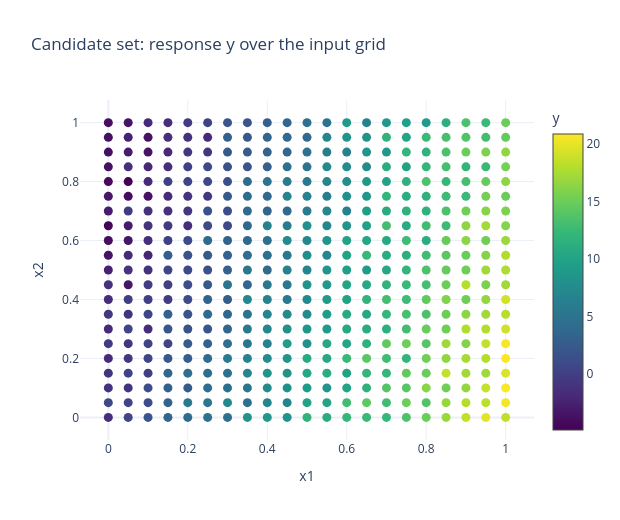

Here is the notebook cell this chart was saved with:
### Markdown cell above
The response ``y`` shown in color over the input grid (a contour-style view):

### Code cell
contour = go.Figure(
    go.Scatter(
        x=candidate["x1"], y=candidate["x2"], mode="markers",
        marker={"color": candidate["y"], "colorscale": "Viridis",
                "colorbar": {"title": "y"}, "size": 9},
    )
)
contour.update_layout(title="Candidate set: response y over the input grid",
                      xaxis_title="x1", yaxis_title="x2", template="plotly_white",
                      width=620, height=520)
contour

### Figure 1 — Plotly figure (JSON) as saved in the notebook; plotly's stock layout.template omitted (floating-point values rounded to 4 significant figures; data arrays with more than 128 entries replaced by an {"elided": "..."} marker saying what was removed)
{"data": [{"marker": {"color": {"elided": "441 float values"}, "colorbar": {"title": {"text": "y"}}, "colorscale": [[0, "#440154"], [0.1111, "#482878"], [0.2222, "#3e4989"], [0.3333, "#31688e"], [0.4444, "#26828e"], [0.5556, "#1f9e89"], [0.6667, "#35b779"], [0.7778, "#6ece58"], [0.8889, "#b5de2b"], [1, "#fde725"]], "size": 9}, "mode": "markers", "type": "scatter", "x": {"elided": "441 float values"}, "y": {"elided": "441 float values"}}], "layout": {"height": 520, "title": {"text": "Candidate set: response y over the input grid"}, "width": 620, "xaxis": {"title": {"text": "x1"}}, "yaxis": {"title": {"text": "x2"}}}}
